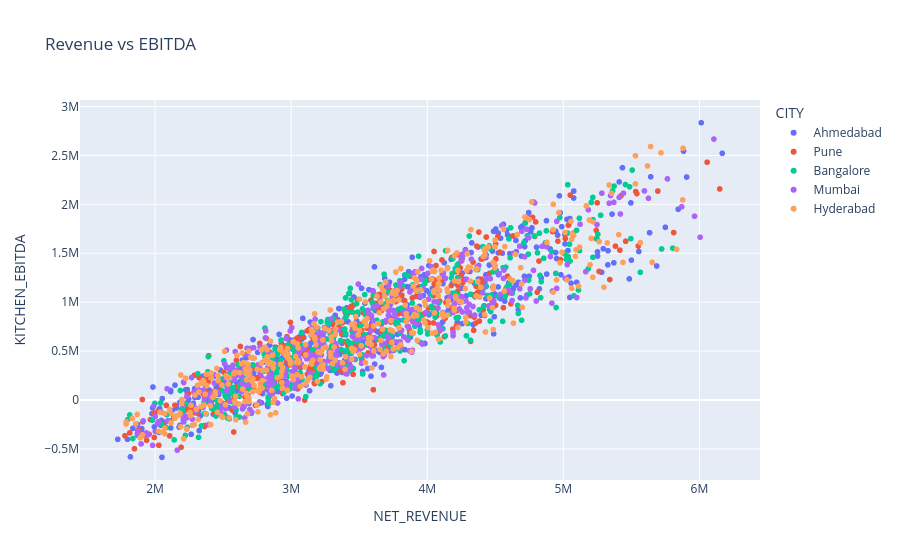

Notebook cell for this chart:
### Markdown cell above
### Revenue vs EBITDA Analysis

This visualization helps analyze whether higher revenue kitchens also generate stronger operational profitability.

### Code cell
fig = px.scatter(
    df,
    x='NET_REVENUE',
    y='KITCHEN_EBITDA',
    color='CITY',
    hover_data=['STORE'],
    title='Revenue vs EBITDA'
)

fig.show()

### Figure 1 — Plotly figure (JSON) as saved in the notebook; plotly's stock layout.template omitted (floating-point values rounded to 4 significant figures; data arrays with more than 128 entries replaced by an {"elided": "..."} marker saying what was removed)
{"data": [{"customdata": {"elided": "522x1 str values"}, "hovertemplate": "CITY=Ahmedabad<br>NET_REVENUE=%{x}<br>KITCHEN_EBITDA=%{y}<br>STORE=%{customdata[0]}<extra></extra>", "legendgroup": "Ahmedabad", "marker": {"color": "#636efa", "symbol": "circle"}, "mode": "markers", "name": "Ahmedabad", "showlegend": true, "type": "scattergl", "x": {"elided": "522 float values"}, "xaxis": "x", "y": {"elided": "522 float values"}, "yaxis": "y"}, {"customdata": {"elided": "366x1 str values"}, "hovertemplate": "CITY=Pune<br>NET_REVENUE=%{x}<br>KITCHEN_EBITDA=%{y}<br>STORE=%{customdata[0]}<extra></extra>", "legendgroup": "Pune", "marker": {"color": "#EF553B", "symbol": "circle"}, "mode": "markers", "name": "Pune", "showlegend": true, "type": "scattergl", "x": {"elided": "366 float values"}, "xaxis": "x", "y": {"elided": "366 float values"}, "yaxis": "y"}, {"customdata": {"elided": "402x1 str values"}, "hovertemplate": "CITY=Bangalore<br>NET_REVENUE=%{x}<br>KITCHEN_EBITDA=%{y}<br>STORE=%{customdata[0]}<extra></extra>", "legendgroup": "Bangalore", "marker": {"color": "#00cc96", "symbol": "circle"}, "mode": "markers", "name": "Bangalore", "showlegend": true, "type": "scattergl", "x": {"elided": "402 float values"}, "xaxis": "x", "y": {"elided": "402 float values"}, "yaxis": "y"}, {"customdata": {"elided": "378x1 str values"}, "hovertemplate": "CITY=Mumbai<br>NET_REVENUE=%{x}<br>KITCHEN_EBITDA=%{y}<br>STORE=%{customdata[0]}<extra></extra>", "legendgroup": "Mumbai", "marker": {"color": "#ab63fa", "symbol": "circle"}, "mode": "markers", "name": "Mumbai", "showlegend": true, "type": "scattergl", "x": {"elided": "378 float values"}, "xaxis": "x", "y": {"elided": "378 float values"}, "yaxis": "y"}, {"customdata": {"elided": "432x1 str values"}, "hovertemplate": "CITY=Hyderabad<br>NET_REVENUE=%{x}<br>KITCHEN_EBITDA=%{y}<br>STORE=%{customdata[0]}<extra></extra>", "legendgroup": "Hyderabad", "marker": {"color": "#FFA15A", "symbol": "circle"}, "mode": "markers", "name": "Hyderabad", "showlegend": true, "type": "scattergl", "x": {"elided": "432 float values"}, "xaxis": "x", "y": {"elided": "432 float values"}, "yaxis": "y"}], "layout": {"legend": {"title": {"text": "CITY"}, "tracegroupgap": 0}, "title": {"text": "Revenue vs EBITDA"}, "xaxis": {"anchor": "y", "domain": [0, 1], "title": {"text": "NET_REVENUE"}}, "yaxis": {"anchor": "x", "domain": [0, 1], "title": {"text": "KITCHEN_EBITDA"}}}}
